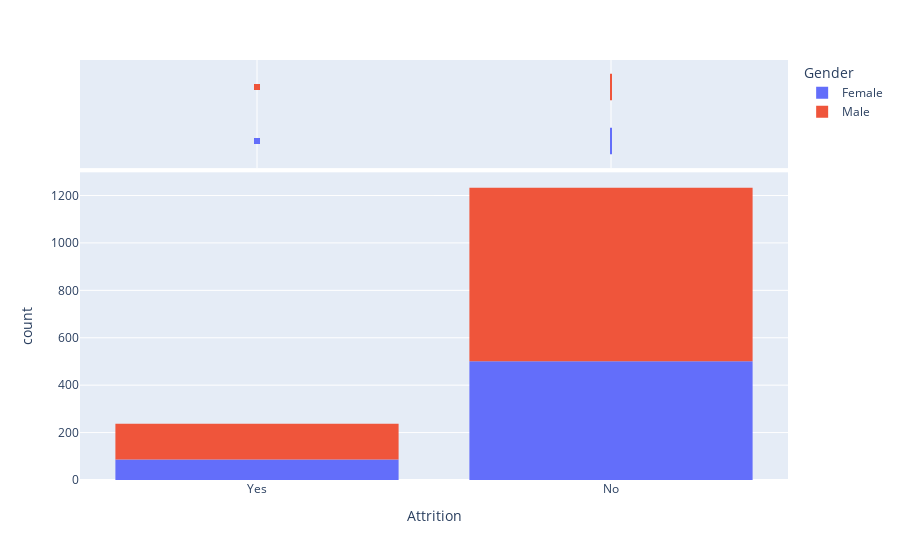

Notebook code for this chart:
### Markdown cell above
# visulization the Attrition with gender column.

### Code cell
import plotly.express as px
#Yes = df[df['type'] == 'Yes']
#No = df[df['type'] == 'No']

fig = px.histogram(df, x='Attrition', color='Gender',
                   marginal='box', # or violin, rug
                   hover_data=df.columns)


fig.show()

### Figure 1 — Plotly figure (JSON) as saved in the notebook; plotly's stock layout.template omitted (floating-point values rounded to 4 significant figures; data arrays with more than 128 entries replaced by an {"elided": "..."} marker saying what was removed)
{"data": [{"alignmentgroup": "True", "bingroup": "x", "hovertemplate": "Gender=Female<br>Attrition=%{x}<br>count=%{y}<extra></extra>", "legendgroup": "Female", "marker": {"color": "#636efa", "pattern": {"shape": ""}}, "name": "Female", "offsetgroup": "Female", "orientation": "v", "showlegend": true, "type": "histogram", "x": {"elided": "588 str values"}, "xaxis": "x", "yaxis": "y"}, {"alignmentgroup": "True", "customdata": {"elided": "588x33 mixed values"}, "hovertemplate": "Gender=%{customdata[10]}<br>Attrition=%{x}<br>Age=%{customdata[0]}<br>BusinessTravel=%{customdata[1]}<br>DailyRate=%{customdata[2]}<br>Department=%{customdata[3]}<br>DistanceFromHome=%{customdata[4]}<br>Education=%{customdata[5]}<br>EducationField=%{customdata[6]}<br>EmployeeCount=%{customdata[7]}<br>EmployeeNumber=%{customdata[8]}<br>EnvironmentSatisfaction=%{customdata[9]}<br>HourlyRate=%{customdata[11]}<br>JobInvolvement=%{customdata[12]}<br>JobLevel=%{customdata[13]}<br>JobRole=%{customdata[14]}<br>JobSatisfaction=%{customdata[15]}<br>MaritalStatus=%{customdata[16]}<br>MonthlyIncome=%{customdata[17]}<br>MonthlyRate=%{customdata[18]}<br>NumCompaniesWorked=%{customdata[19]}<br>OverTime=%{customdata[20]}<br>PercentSalaryHike=%{customdata[21]}<br>PerformanceRating=%{customdata[22]}<br>RelationshipSatisfaction=%{customdata[23]}<br>StandardHours=%{customdata[24]}<br>StockOptionLevel=%{customdata[25]}<br>TotalWorkingYears=%{customdata[26]}<br>TrainingTimesLastYear=%{customdata[27]}<br>WorkLifeBalance=%{customdata[28]}<br>YearsAtCompany=%{customdata[29]}<br>YearsInCurrentRole=%{customdata[30]}<br>YearsSinceLastPromotion=%{customdata[31]}<br>YearsWithCurrManager=%{customdata[32]}<extra></extra>", "legendgroup": "Female", "marker": {"color": "#636efa"}, "name": "Female", "notched": true, "offsetgroup": "Female", "showlegend": false, "type": "box", "x": {"elided": "588 str values"}, "xaxis": "x2", "yaxis": "y2"}, {"alignmentgroup": "True", "bingroup": "x", "hovertemplate": "Gender=Male<br>Attrition=%{x}<br>count=%{y}<extra></extra>", "legendgroup": "Male", "marker": {"color": "#EF553B", "pattern": {"shape": ""}}, "name": "Male", "offsetgroup": "Male", "orientation": "v", "showlegend": true, "type": "histogram", "x": {"elided": "882 str values"}, "xaxis": "x", "yaxis": "y"}, {"alignmentgroup": "True", "customdata": {"elided": "882x33 mixed values"}, "hovertemplate": "Gender=%{customdata[10]}<br>Attrition=%{x}<br>Age=%{customdata[0]}<br>BusinessTravel=%{customdata[1]}<br>DailyRate=%{customdata[2]}<br>Department=%{customdata[3]}<br>DistanceFromHome=%{customdata[4]}<br>Education=%{customdata[5]}<br>EducationField=%{customdata[6]}<br>EmployeeCount=%{customdata[7]}<br>EmployeeNumber=%{customdata[8]}<br>EnvironmentSatisfaction=%{customdata[9]}<br>HourlyRate=%{customdata[11]}<br>JobInvolvement=%{customdata[12]}<br>JobLevel=%{customdata[13]}<br>JobRole=%{customdata[14]}<br>JobSatisfaction=%{customdata[15]}<br>MaritalStatus=%{customdata[16]}<br>MonthlyIncome=%{customdata[17]}<br>MonthlyRate=%{customdata[18]}<br>NumCompaniesWorked=%{customdata[19]}<br>OverTime=%{customdata[20]}<br>PercentSalaryHike=%{customdata[21]}<br>PerformanceRating=%{customdata[22]}<br>RelationshipSatisfaction=%{customdata[23]}<br>StandardHours=%{customdata[24]}<br>StockOptionLevel=%{customdata[25]}<br>TotalWorkingYears=%{customdata[26]}<br>TrainingTimesLastYear=%{customdata[27]}<br>WorkLifeBalance=%{customdata[28]}<br>YearsAtCompany=%{customdata[29]}<br>YearsInCurrentRole=%{customdata[30]}<br>YearsSinceLastPromotion=%{customdata[31]}<br>YearsWithCurrManager=%{customdata[32]}<extra></extra>", "legendgroup": "Male", "marker": {"color": "#EF553B"}, "name": "Male", "notched": true, "offsetgroup": "Male", "showlegend": false, "type": "box", "x": {"elided": "882 str values"}, "xaxis": "x2", "yaxis": "y2"}], "layout": {"barmode": "relative", "legend": {"title": {"text": "Gender"}, "tracegroupgap": 0}, "margin": {"t": 60}, "xaxis": {"anchor": "y", "domain": [0, 1], "title": {"text": "Attrition"}}, "xaxis2": {"anchor": "y2", "domain": [0, 1], "matches": "x", "showgrid": true, "showticklabels": false}, "yaxis": {"anchor": "x", "domain": [0, 0.7326], "title": {"text": "count"}}, "yaxis2": {"anchor": "x2", "domain": [0.7426, 1], "matches": "y2", "showgrid": false, "showline": false, "showticklabels": false, "ticks": ""}}}
